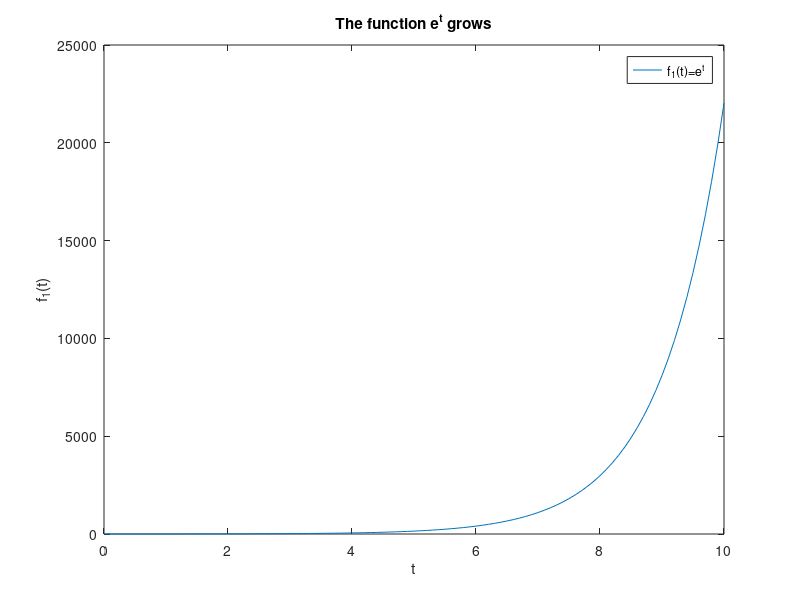
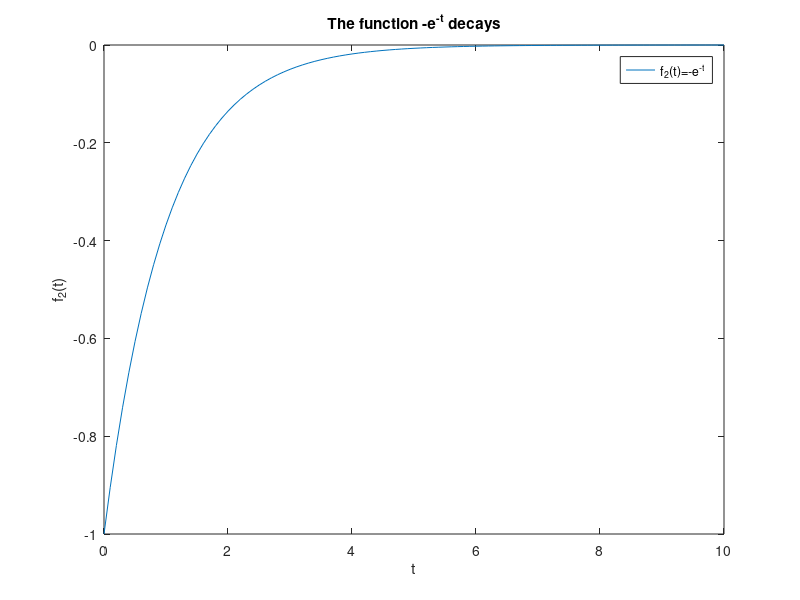
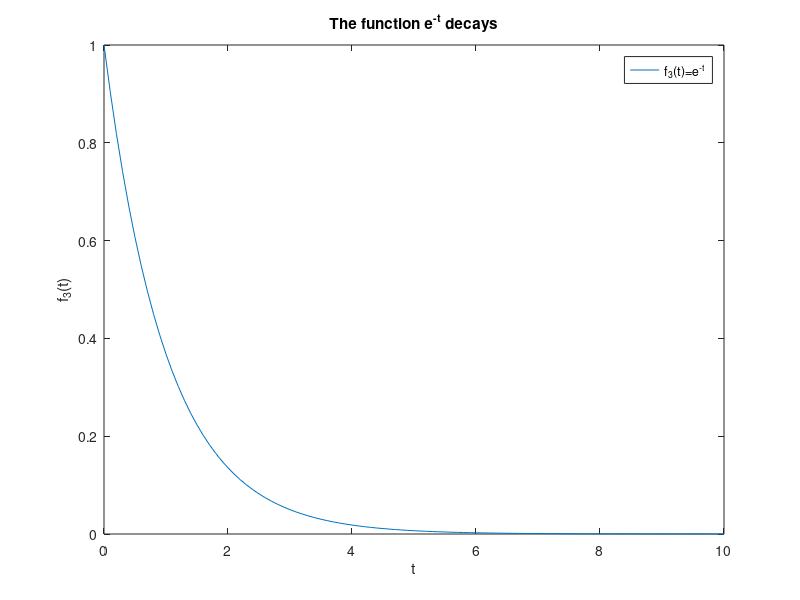
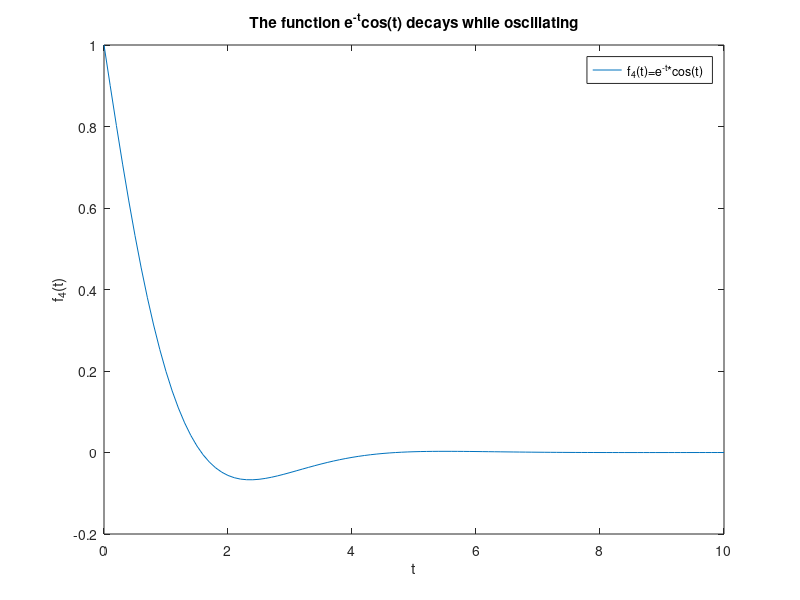

Reproduce these figures in MATLAB, in order. (Note: this script raises an error after producing the figures.)
%% Second-Order Lab: Second-Order Linear DEs in MATLAB
% In this lab, you will learn how to use |iode| to plot solutions of second-order 
% ODEs. You will also learn to classify the behaviour of different types of solutions.
% 
% Moreover, you will write your own Second-Order ODE system solver, and compare 
% its results to those of |iode|.
% 
% Opening the m-file lab5.m in the MATLAB editor, step through each part using 
% cell mode to see the results.
% 
% There are seven (7) exercises in this lab that are to be handed in on the 
% due date of the lab.
%% Student Information
%%
% 
%  Student Name: Hikaru Kurosawa
%
%%
% 
%  Student Number: 1007675240
%
%% Iode for Second-Order Linear DEs with constant coefficients
% In the |iode| menu, select the |Second order linear ODEs| module. It opens 
% with a default DE and a default forcing function |f(t) = cos(2t)|. The forcing 
% function can be plotted along with the solution by choosing |Show forcing function| 
% from the |Options| menu.
% 
% Use this module to easily plot solutions to these kind of equations.
% 
% There are three methods to input the initial conditions:
% 
% Method 1. Enter the values for |t0|, |x(t0)|, and |x'(t0)| into the |Initial 
% conditions| boxes, and then click |Plot solution|.
% 
% Method 2. Enter the desired slope |x'(t0)| into the appropriate into the |Initial 
% conditions| box, and then click on the graph at the point |(t0,x(t0))| where 
% you want the solution to start.
% 
% Method 3. Press down the left mouse button at the desired point |(t0,x(t0))| 
% and drag the mouse a short distance at the desired slope |x'(t0)|. When you 
% release the mouse button, |iode| will plot the solution.
%% Growth and Decay Concepts
% We want to classify different kinds of behaviour of the solutions. We say 
% that a solution:
% 
% |grows| if its magnitude tends to |infinity| for large values of |t|, that 
% is, if either the solution tends to $+\infty$ or $-\infty$,
% 
% |decays| if its magnitude converges to |0| for large values of |t|,
% 
% |decays while oscillating| if it keeps changing sign for large values of |t| 
% and the amplitude of the oscillation tends to zero,
% 
% |grows while oscillating| if it keeps changing sign for large values of |t| 
% and the amplitude of the oscillation tends to infinity.
%% Example

t = 0:0.1:10;

% Example 1
figure();
y1 = exp(t);
plot(t,y1)

% Annotate the figure
xlabel('t');
ylabel('f_1(t)');
title('The function e^t grows');
legend('f_1(t)=e^t');



% Example 2
figure();
y2 = -exp(-t);
plot(t,y2)

% Annotate the figure
xlabel('t');
ylabel('f_2(t)');
title('The function -e^{-t} decays');
legend('f_2(t)=-e^{-t}');



% Example 3
figure();
y3 = exp(-t);
plot(t,y3)

% Annotate the figure
xlabel('t');
ylabel('f_3(t)');
title('The function e^{-t} decays');
legend('f_3(t)=e^{-t}');



% Example 4
figure();
y4 = exp(-t).*cos(t);
plot(t,y4)

% Annotate the figure
xlabel('t');
ylabel('f_4(t)');
title('The function e^{-t}cos(t) decays while oscillating');
legend('f_4(t)=e^{-t}*cos(t)');



% Example 5
figure();
y5 = exp(t).*sin(2*t);
plot(t,y5)

% Annotate the figure
xlabel('t');
ylabel('f_5(t)');
title('The function e^{t}sin(2t) grows while oscillating');
legend('f_5(t)=e^{t}sin(2t)');



% Example 6
figure();
y6 = sin(3*t);
plot(t,y6)

% Annotate the figure
xlabel('t');
ylabel('f_6(t)');
title('The function sin(3t) neither decays nor grows, it just oscillates');
legend('f_6(t)=sin(3t)');



% |Remark.| A function which |grows while oscillating| doesn't |grow|,
% because it keeps changing sign, so it neither tends to $+\infty$ nor to
% $-\infty$.
%% Exercise 1
% Objective: Use |iode| to solve second-order linear DEs. And classify them.
% 
% Details: Consider the ODE:
%%
% 
%  4y'' + 4 y' + 17 y = 0
%
%% 
% (a) Use |iode| to plot six (6) numerical solutions of this equation with "random" 
% initial data (use Method 3 above) and press-and-drag at various initial points, 
% with some of the slopes being positive and some negative)
% 
% Use only initial points in the part of the window where |0<t<1| and |-1<x<1| 
% and take all initial slopes between |-3| and |+3|.
% 
% Change the window to |[0,10]x[-3,3]|. Attach a cropped screenshot to your 
% answers file.
% 
% (b) Based on the results of (a), state what percentage of solutions decay, 
% grow, grow while oscillating, or decay while oscillating.

%Answer

%Inspecting at the screenshot, despite the 6 numerical solutions having
%different inital values and initial slopes, they all seem to decay while
%oscillating. 100% of the  curves seems to be decarying while oscillating 
%% 
% (c) Solve the DE and write the exact solution. Explain why this justifies 
% your answer in (b).

%the ODE can be solved using eigen values
% lambda = (-1 +/- 4i) / 2 
%therefore, the general solution = c1*exp(-t/2)*sin(2t) + c2exp(-t/2)cos(2t)
%because the solution for eigen values with complex and real parts 
% equals c1*exp(u)*sin(vt) + c2exp(u)cos(vt) where u = -1/2, v = 2i. 

%this general solution justifies the behaviours seen in part b because the
%solution is oscillating described by the cosine and sine terms; plus, it has
%a decaying behvaviour because of the negative eigen values that
%corresponds to a decaying exponential function 
%% 
% 
%% Exercise 2
% Consider the ODE:
%%
% 
%  y'' + sqrt(3) y' - y/4 = 0
%
%% 
% Repeat (a), (b), (c) from Exercise 1 with this DE.

%(a) please look at screenshot attatched

%(b) All the curves (100%) seems to be growing to infinity without
%oscillation though the rate of expansion is different depending on the
%initial slopes. 

%(c) this ODE has the eigen values (-sqrt(3) +/- 2)/2 
%therefore, the general solution is y = c1*exp(-1/2*(2+sqrt(3)*t)) + c2*exp(t-(sqrt(3)*t)/2)

%the equation justifies the behaviour in part b because as t tends towards
%inifinity, the right side of the equation (c2*exp(t-(sqrt(3)*t)/2)) would dominate the bahaviour. 
%This means the curve would essencially behave like c2*exp(t) for large t. Therefore, the
%whole equation would tend towards inifinity or negative infinity; the
%constant terms are determined by the initial position and slope, and a
%negative slope would make the graph approach negative infinity in the long run 

%% Exercise 3
% Consider the ODE:
%%
% 
%  y'' + sqrt(3) y' + y/4 = 0
%
%% 
% Repeat (a), (b), (c) from Exercise 1 with this DE.

% (a) look at screenshot 
% (b) all the curves seems to be decaying (converging) to 0 without oscillation 
% (c) general solution is y(t) = c_1 exp(-1/2 (sqrt(2) + sqrt(3)) * t) + c_2 exp(1/2 (sqrt(2) - sqrt(3))*t)
%this equation justifies the decaying beahviour because as t tends towards
%infinity, both of the exponential terms goes to negative infinity, and
%exp(-infinity) ≈ 0, so y(t) goes to 0 as well. This difference is created
%because the absolute value of sqrt(b^2-4ac) is no longer larger than the -b term, 
%so the value of the exponential became negative, leading to an exponential
%decaying curve.

%% Example
% Consider the ODE:
%%
% 
%  y'' + 2y' + 10y = 0
%
%% 
% The solution is
%%
% 
%  y(t) = e^(-t) ( c1 cos(3t) + c2 sin(3t) )
%
%% 
% From this, it is easy to see that all solutions decay while oscillating.
% 
% Similarly, for the equation
%%
% 
%  y'' - 2y' + 10y = 0
%
%% 
% The solution is
%%
% 
%  y(t) = e^t ( c3 cos(3t) + c4 sin(3t) )
%
%% 
% which grows while oscillating.
%% Exercise 4
% Consider the fourth-order ODE:
%%
% 
%  y'''' + 2 y''' + 6 y'' + 2 y' + 5 y = 0
%
%% 
% (a) Find the general solution for this problem. You can use MATLAB to find 
% the roots of the characteristic equation numerically with |roots|.

r = roots([1, 2, 6, 2, 5, 0]);

% r =
% 
%    0.0000 + 0.0000i
%   -1.0000 + 2.0000i
%   -1.0000 - 2.0000i
%    0.0000 + 1.0000i
%    0.0000 - 1.0000i
%% 
% (b) Predict what percentage of solutions with random initial data will grow, 
% decay, grow while oscillating, and decay while oscillating. Explain.

% I predict that the all of the solutions will
% neither decay nor grow and just keep on oscillating.
%given the rootvalues above, the general solution is 
% y(x) = c_1 e^(-x) sin(2 x) + c_2 sin(x) + c_3 e^(-x) cos(2 x) + c_4
% cos(x) where the coefficeints are non-zero constant values 

%% Exercise 5
% Objective: Classify equations given the roots of the characteristic equation.
% 
% Details: Your answer can consist of just a short sentence, as |grows| or |decays 
% while oscillating|.
% 
% Consider a second-order linear constant coefficient homogeneous DE with |r1| 
% and |r2| as roots of the characteristic equation.
% 
% Summarize your conclusions about the behaviour of solutions for randomly chosen 
% initial data when.
% 
% (a) |0 < r1 < r2|
% 
% |grows always|
% 
% (b) |r1 < 0 < r2|
% 
% |grows |
% 
% (c) |r1 < r2 < 0|
% 
% |decays always|
% 
% (d) |r1 = alpha + beta i| and  |r2 = alpha - beta i| and |alpha < 0|
% 
% |decays while oscillating|
% 
% (e) |r1 = alpha + beta i| and  |r2 = alpha - beta i| and |alpha = 0|
% 
% |continue oscillating|
% 
% (f) |r1 = alpha + beta i| and  |r2 = alpha - beta i| and |alpha > 0|
% 
% |grows while oscillating|

%% Numerical Methods for Second-Order ODEs
% One way to create a numerical method for second-order ODEs is to approximate 
% derivatives with finite differences in the same way of the Euler method.
% 
% This means that we approximate the first derivative by:
%%
% 
%  y'(t[n]) ~ ( y[n] - y[n-1] ) / h
%
%% 
% and
%%
% 
%  y''(t[n])  ~ ( y'(t[n+1]) - y'(t[n]) ) / h ~ ( y[n+1] - 2 y[n] + y[n-1]
%  ) / ( h^2 )
%
%% 
% By writing these approximations into the ODE, we obtain a method to get |y[n+1]| 
% from the previous two steps |y[n]| and |y[n-1]|.
% 
% The method for approximating solutions is:
% 
% 1. Start with |y[0]=y0|
% 
% 2. Then we need to get |y[1]|, but we can't use the method, because we don't 
% have two iterations |y[0]| and |y[-1]|(!!). So we use Euler to get
%%
% 
%  y[1] = y0 + y1 h
%
%% 
% y1 is the slope given by the initial condition
% 
% 3. Use the method described above to get |y[n]| for |n=2,3,...|.
%% Exercise 6
% Objective: Write your own second-order ODE solver.
% 
% Details: Consider the second-order ODE
%%
% 
%  y'' + p(t) y' + q(t) y = g(t)
%
%% 
% Write a second-order ODE solver using the method described above.
% 
% This m-file should be a function which accepts as variables (t0,tN,y0,y1,h), 
% where t0 and tN are the start and end points of the interval on which to solve 
% the ODE, y0, y1 are the initial conditions of the ODE, and h is the stepsize. 
% You may also want to pass the functions into the ODE the way |ode45| does (check 
% MATLAB lab 2). Name the function DE2_<UTORid>.m.
% 
% Note: you will need to use a loop to do this exercise.

p = @(t) exp(-t./5);
q = @(t) 1-exp(-t./5);
g = @(t) sin(2.*t);
t0 = 0;
tN = 20;
y0 = 1;
y1 = 0;
h = 0.025;

[t, y] = DE2_kurosaw4(p, q, g, t0, tN, y0, y1, h);
%given the equations for y(n), y'(n), and y''(n) expressed in terms of
%y(n+1), y(n), and y(n-1), y(n) for n >= 2 can be found by plugging in the 
%derived expressions of y(n), y'(n), and y''(n). 

%this gives the equation: y(i+1) = 2*y(i) - y(i-1) - (y(i) - y(i-1))*h*p(t(i)) - q(t(i))*y(i)*h^2 + g(t(i))* h^2;


plot(t,y, 'b');
xlabel("t")
ylabel("y")

%% Exercise 7
% Objective: Compare your method with |iode|
% 
% Details: Use |iode| to plot the solution of the ODE |y'' + exp(-t/5) y' + 
% (1-exp(-t/5)) y = sin(2*t)| with the initial conditions |y(0) = 1, y'(0) = 0|
% 
% Use the window to |[0,20]x[-2,2]| Without removing the figure window, plot 
% your solution (in a different colour), which will be plotted in the same graph.
% 
% Comment on any major differences, or the lack thereof.
% 
% 

p = @(t) exp(-t./5);
q = @(t) 1-exp(-t./5);
g = @(t) sin(2.*t);
t0 = 0;
tN = 20;
y0 = 1;
y1 = 0;
h = 0.025;

[t, y] = DE2_kurosaw4(p, q, g, t0, tN, y0, y1, h);
plot(t,y, 'b');
legend("numerical approximation")
xlabel("t")
ylabel("y")

%there are no major difference between the numerically approximated
%solution and the plot craeted by iode using the runge-kutta method using
%step size 0.025